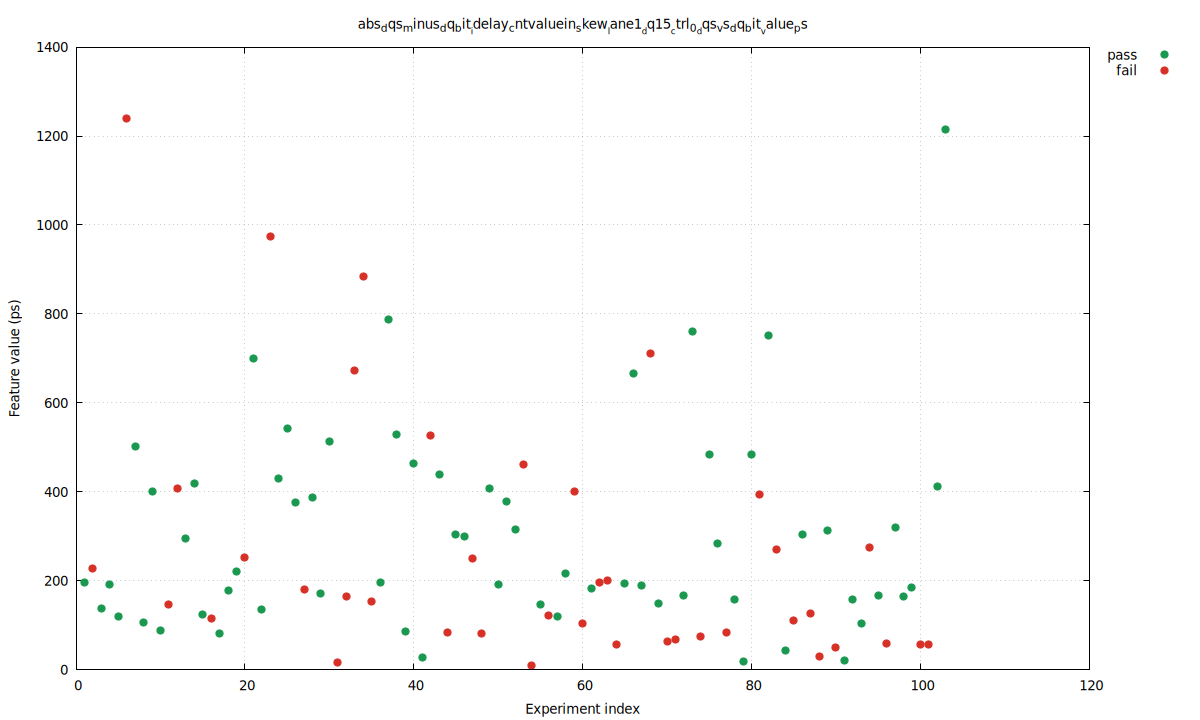

Recreate this plot in gnuplot.
set terminal pngcairo size 1200,720 enhanced font 'DejaVu Sans,10'
set output 'baseline_abort2_vs_pass_skew_abs_dqs_minus_dq_bit_idelay_cntvaluein_skew_lane1_dq15_ctrl_0_dqs_vs_dq_bit_value.png'
set datafile separator comma
set key outside right top
set grid
set xlabel 'Experiment index'
set ylabel 'Feature value (ps)'
set title 'abs_dqs_minus_dq_bit__idelay_cntvaluein_skew__lane1__dq15__ctrl_0__dqs_vs_dq_bit__value_ps'
plot \
  'baseline_abort2_vs_pass_skew_abs_dqs_minus_dq_bit_idelay_cntvaluein_skew_lane1_dq15_ctrl_0_dqs_vs_dq_bit_value.dat' using 1:4 with points pt 7 ps 1.2 lc rgb '#1a9850' title 'pass', \
  'baseline_abort2_vs_pass_skew_abs_dqs_minus_dq_bit_idelay_cntvaluein_skew_lane1_dq15_ctrl_0_dqs_vs_dq_bit_value.dat' using 1:5 with points pt 7 ps 1.2 lc rgb '#d73027' title 'fail'
